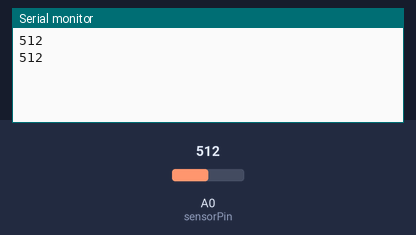
Bench run of a sketch on a simulated Arduino Uno, built with avr-gcc and run on an emulated ATmega328P. Shown: the last lines printed to the serial monitor. The test bench sets the inputs (shaded band); at power-on: A0 (sensorPin) = 512.

Above: at 1.8 s.
1.9 s: A0 (sensorPin) set to 716
At 2.7 s:
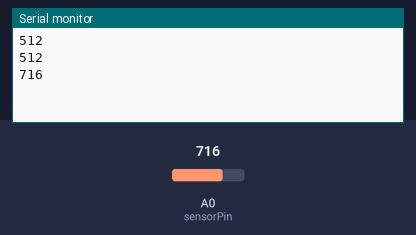
3.4 s: A0 (sensorPin) set to 900
At 4.8 s:
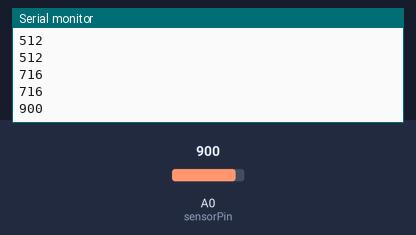
Timing chart, 0 to 6.4 s (numbered marks = the images above; inputs shaded):
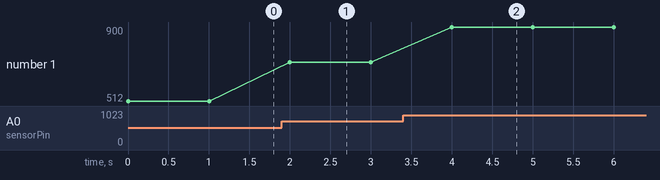

Measured:
- after the input at 1.9 s, the serial monitor: prints a new line after 0.10 s (image 1)
- after the input at 3.4 s, the serial monitor: prints a new line after 0.60 s (image 2)
- plotted number 1: 512 → 716 after the input at 1.9 s, 716 → 900 after the input at 3.4 s

The sketch:

photo-sensor.ino
```cpp
/**
 * See circuit here: https://www.arduino.cc/en/tutorial/AnalogInput
 *
 */

int sensorPin = A0;    // select the input pin for the potentiometer

void setup() {
  Serial.begin(115200);
  Serial.println();

}

void loop() {
  int sensorValue = analogRead(sensorPin);
  Serial.println(sensorValue);
  delay(1000);
}
```
